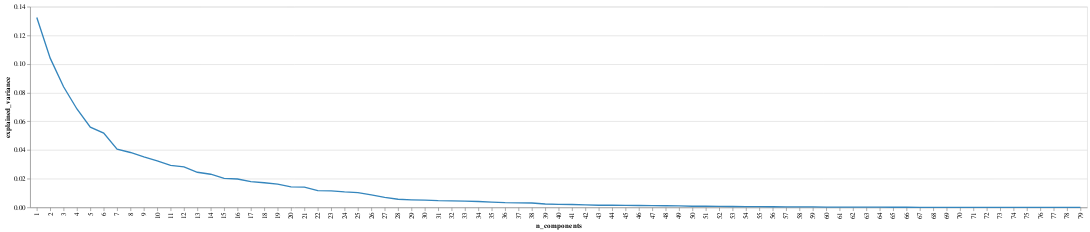

Source (notebook cell):
### Code cell
draw_components_variance_chart(pca)

### Figure 1 — Vega-Lite specification as saved in the notebook (floating-point values rounded to 4 significant figures)
{"config": {"view": {"continuousWidth": 400, "continuousHeight": 300}}, "data": {"name": "data-fc4cad26582e85241f097b2128742154"}, "mark": {"type": "line", "color": "#3586BD"}, "encoding": {"x": {"field": "n_components", "type": "ordinal"}, "y": {"field": "explained_variance", "type": "quantitative"}}, "$schema": "https://vega.github.io/schema/vega-lite/v4.17.0.json", "datasets": {"data-fc4cad26582e85241f097b2128742154": [{"n_components": 1, "explained_variance": 0.1324}, {"n_components": 2, "explained_variance": 0.1041}, {"n_components": 3, "explained_variance": 0.08412}, {"n_components": 4, "explained_variance": 0.06864}, {"n_components": 5, "explained_variance": 0.05599}, {"n_components": 6, "explained_variance": 0.05187}, {"n_components": 7, "explained_variance": 0.04063}, {"n_components": 8, "explained_variance": 0.0383}, {"n_components": 9, "explained_variance": 0.03519}, {"n_components": 10, "explained_variance": 0.03241}, {"n_components": 11, "explained_variance": 0.02925}, {"n_components": 12, "explained_variance": 0.02825}, {"n_components": 13, "explained_variance": 0.02449}, {"n_components": 14, "explained_variance": 0.02313}, {"n_components": 15, "explained_variance": 0.02025}, {"n_components": 16, "explained_variance": 0.01979}, {"n_components": 17, "explained_variance": 0.018}, {"n_components": 18, "explained_variance": 0.0172}, {"n_components": 19, "explained_variance": 0.01624}, {"n_components": 20, "explained_variance": 0.01432}, {"n_components": 21, "explained_variance": 0.01415}, {"n_components": 22, "explained_variance": 0.01174}, {"n_components": 23, "explained_variance": 0.01151}, {"n_components": 24, "explained_variance": 0.01079}, {"n_components": 25, "explained_variance": 0.01034}, {"n_components": 26, "explained_variance": 0.008696}, {"n_components": 27, "explained_variance": 0.006963}, {"n_components": 28, "explained_variance": 0.00569}, {"n_components": 29, "explained_variance": 0.005292}, {"n_components": 30, "explained_variance": 0.005072}, {"n_components": 31, "explained_variance": 0.004697}, {"n_components": 32, "explained_variance": 0.004563}, {"n_components": 33, "explained_variance": 0.004329}, {"n_components": 34, "explained_variance": 0.004092}, {"n_components": 35, "explained_variance": 0.003721}, {"n_components": 36, "explained_variance": 0.003299}, {"n_components": 37, "explained_variance": 0.003183}, {"n_components": 38, "explained_variance": 0.003057}, {"n_components": 39, "explained_variance": 0.002349}, {"n_components": 40, "explained_variance": 0.002124}, {"n_components": 41, "explained_variance": 0.002033}, {"n_components": 42, "explained_variance": 0.001804}, {"n_components": 43, "explained_variance": 0.001508}, {"n_components": 44, "explained_variance": 0.001466}, {"n_components": 45, "explained_variance": 0.001418}, {"n_components": 46, "explained_variance": 0.001334}, {"n_components": 47, "explained_variance": 0.001189}, {"n_components": 48, "explained_variance": 0.001125}, {"n_components": 49, "explained_variance": 0.001001}, {"n_components": 50, "explained_variance": 0.0008091}, {"n_components": 51, "explained_variance": 0.0007961}, {"n_components": 52, "explained_variance": 0.0007052}, {"n_components": 53, "explained_variance": 0.000628}, {"n_components": 54, "explained_variance": 0.0005132}, {"n_components": 55, "explained_variance": 0.0004787}, {"n_components": 56, "explained_variance": 0.0004396}, {"n_components": 57, "explained_variance": 0.000389}, {"n_components": 58, "explained_variance": 0.0003453}, {"n_components": 59, "explained_variance": 0.000319}, {"n_components": 60, "explained_variance": 0.000235}, {"n_components": 61, "explained_variance": 0.0001831}, {"n_components": 62, "explained_variance": 0.0001677}, {"n_components": 63, "explained_variance": 0.0001579}, {"n_components": 64, "explained_variance": 0.0001405}, {"n_components": 65, "explained_variance": 0.0001161}, {"n_components": 66, "explained_variance": 0.0001063}, {"n_components": 67, "explained_variance": 5.836e-05}, {"n_components": 68, "explained_variance": 5.219e-05}, {"n_components": 69, "explained_variance": 4.727e-05}, {"n_components": 70, "explained_variance": 2.951e-05}, {"n_components": 71, "explained_variance": 2.8e-05}, {"n_components": 72, "explained_variance": 2.711e-05}, {"n_components": 73, "explained_variance": 2.018e-05}, {"n_components": 74, "explained_variance": 1.82e-05}, {"n_components": 75, "explained_variance": 9.152e-06}, {"n_components": 76, "explained_variance": 8.559e-06}, {"n_components": 77, "explained_variance": 8.023e-06}, {"n_components": 78, "explained_variance": 7.199e-06}, {"n_components": 79, "explained_variance": 9.048e-08}]}}
